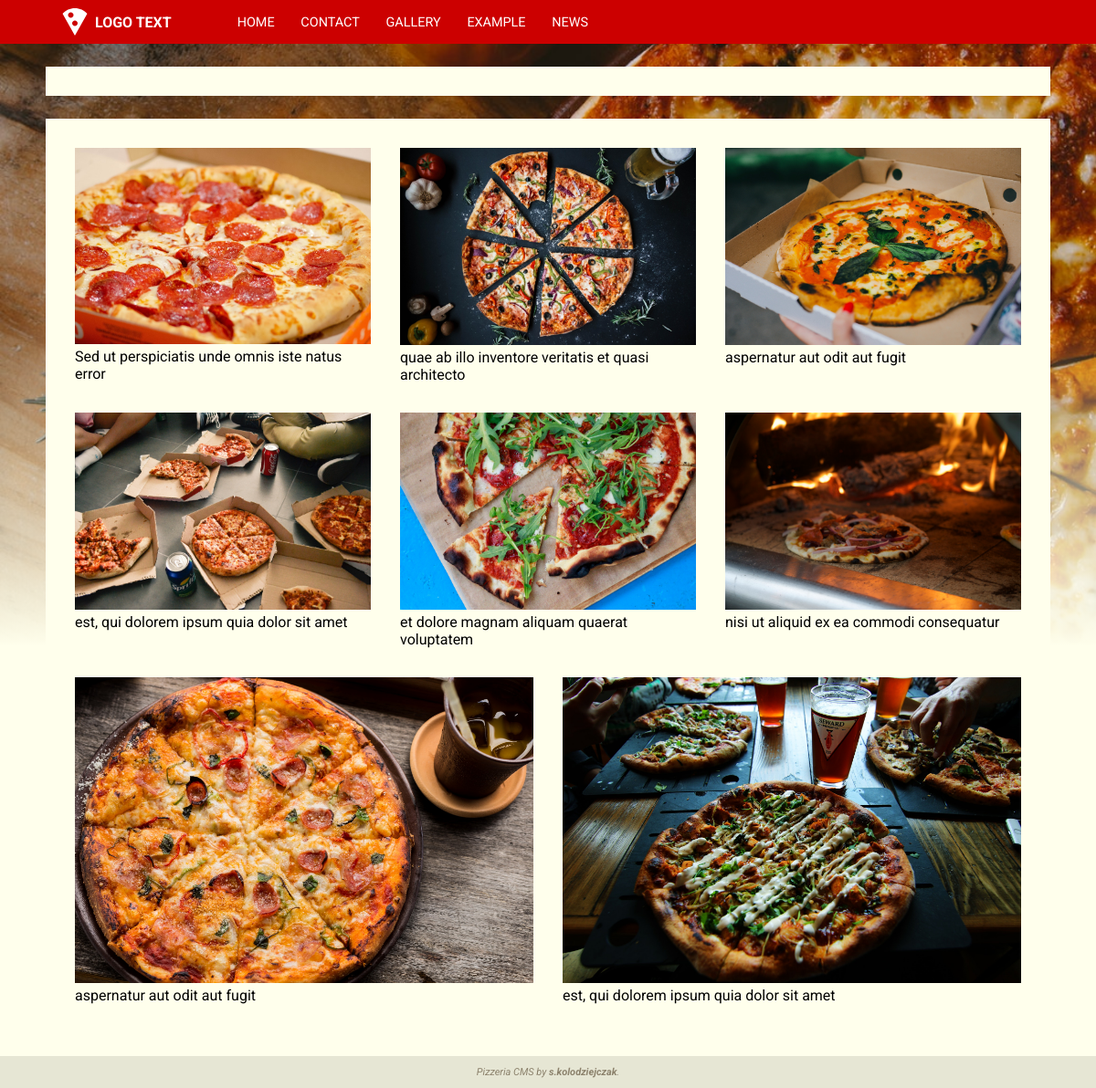
/page/gallery, run on an earlier commit of the app's database.
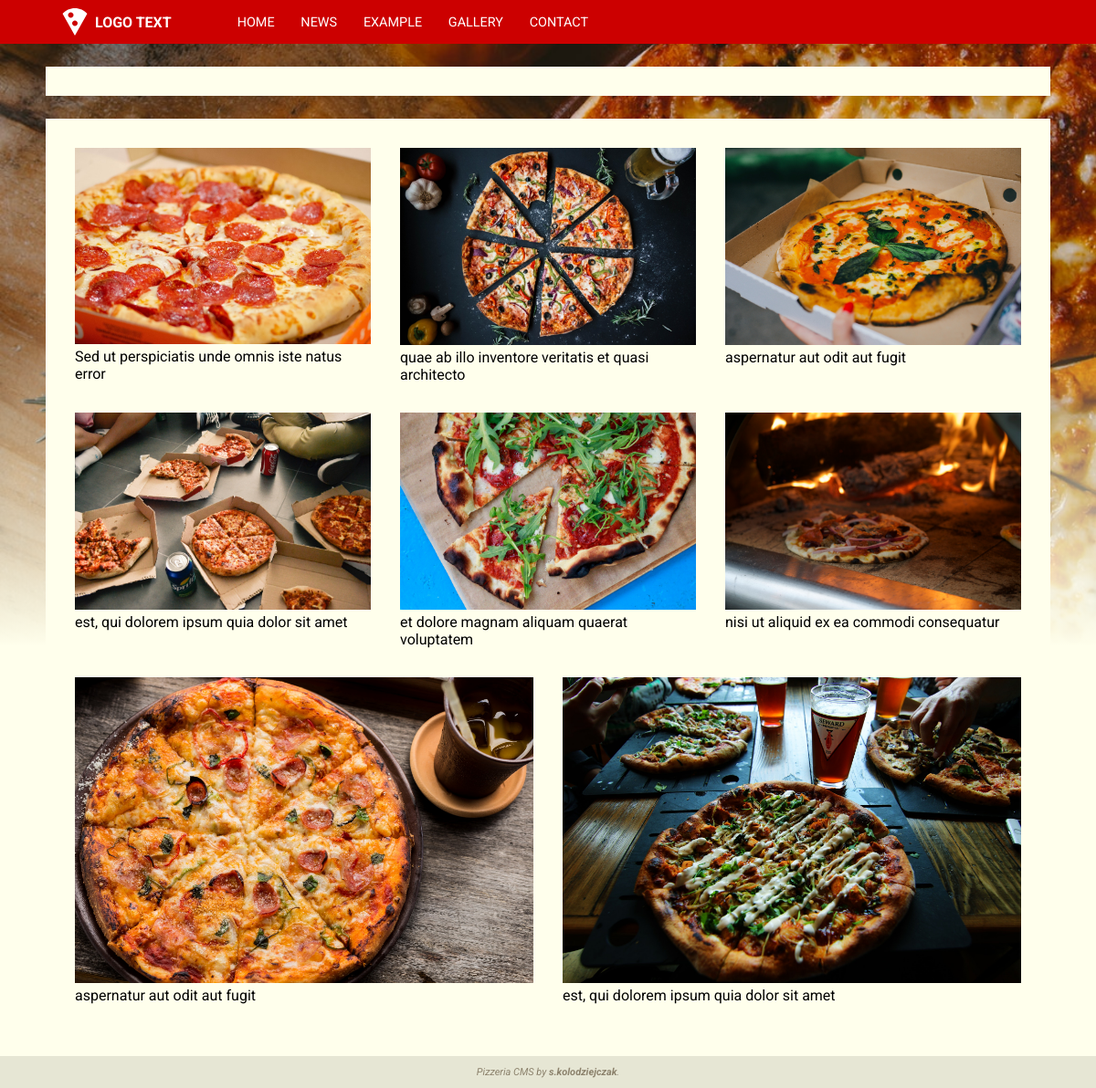
And on a later commit of the database.
### base/models.py (models this page shows, shortened)
class AppConfig(models.Model):
  title = models.CharField(max_length = 120)
  favicon = models.ImageField(blank = True, upload_to = 'config')
  logo_image = models.ImageField(blank = True, upload_to = 'config')
  logo_text =  models.CharField(blank = True, max_length = 40)
  homepage = models.ForeignKey(Navigation, on_delete = models.DO_NOTHING, blank = False, null = True)
  background_image = models.ImageField(blank = True, upload_to = 'config')
  background_color = RGBColorField()
  accent_color_1 = RGBColorField()
  accent_color_2 = RGBColorField()
  accent_color_3 = RGBColorField()
  text_color_1 = RGBColorField()
  text_color_2 = RGBColorField()
  small_font_size = models.IntegerField(default=11,validators=[
    MinValueValidator(6),
    MaxValueValidator(12)
  ])
  normal_font_size = models.IntegerField(default=14,validators=[
    MinValueValidator(12),
    MaxValueValidator(18)
  ])
  big_font_size = models.IntegerField(default=30,validators=[
    MinValueValidator(18),
    MaxValueValidator(36)
  ])

class Navigation(models.Model):
  url = models.SlugField(max_length = 40, unique = True)
  label = models.CharField(max_length = 50)
  subsite = models.ForeignKey(Subsite, on_delete = models.CASCADE, blank = False, null = True)
  sort = models.PositiveIntegerField(default = 0)
  application = models.CharField(max_length = 40, blank = True)
  visible = models.BooleanField(default = True, blank = False)
  class Meta(object):
    ordering = ['sort']

### gallery/models.py (models this page shows, shortened)
class Photo(models.Model):
  image = models.ImageField(upload_to = 'gallery')
  description = models.TextField(blank = True, max_length=100)
  pub_date = models.DateField(default = date.today)

### base/views.py (the view)
# urls.py: path('<slug:url>', views.index, name='index'),
def index(request, url, param = None):
  try:
    link = Navigation.objects.filter(visible = True, url = url)[:1].get()
    if(link.subsite is None):
      return views[link.application].index(request, param)
    else:
      return render(request, 'subsite/index.html', {
        'item': link.subsite
      })
  except ObjectDoesNotExist:
    raise Http404

### base/utils.py (called while the page is built)
def get_navigation():
  return Navigation.objects.order_by('sort')

def get_config():
  return AppConfig.objects.all()[:1].get()

def get_ad():
  try:
    return Ad.objects.all()[:1].get()
  except ObjectDoesNotExist:
    return None

def render(request, templateUrl, viewbag = {}):
    ad = get_ad()
    cfg = get_config()
    nav = get_navigation()
    return django_render(request, templateUrl, {
      'ad': ad,
      'cfg': cfg,
      'nav': nav,
      'viewbag': viewbag,
    })

### gallery/views.py (called while the page is built)
def index(request, param = None):
  photos = Photo.objects.all()
  return render(request, 'gallery/index.html', {
    'photos': photos
  })

### gallery/templates/gallery/index.html
{% extends "base/base.html" %}
{% load static %}
{% block styles %}
  <link rel="stylesheet" type="text/css" href="{% static 'gallery/styles/gallery.css' %}">
{% endblock %}
{% block content %}
  <div class="gallery">
  {% for photo in viewbag.photos %}
    <figure class="photo">
      <a class="photo__link" target="_blank" href="{{photo.image.url}}">
        <img class="photo__image"
            src="{{photo.image.url}}"
            alt="{{photo.description}}">
      </a>
      <span class="photo__desc">{{photo.description}}</span>
    </figure>
  {% endfor %}
  </div>
{% endblock %}

### base/templates/base/base.html (shortened to what this page needs)
{% extends "base/layout.html" %}
{% load static %}
{% block header %}
  <a class="logo" href="/">
    {% if cfg.logo_image %}
      <img class="logo__image" src="{{cfg.logo_image.url}}"/>
    {% endif %}
    <span class="logo__text">
      {{ cfg.logo_text }}
    </span>
  </a>
  <nav class="nav">
  {% for item in nav %}
    <a class="nav__link" href="{% url 'base:index' item.url %}">{{ item.label }}</a>
  {% endfor %}
  </nav>
{% endblock %}
{% block footer %}
  <p>Pizzeria CMS by <span class="bold">s.kolodziejczak</span>.</p>
{% endblock %}

### base/templates/base/layout.html (shortened to what this page needs)
{% load static %}
<!DOCTYPE html>
<html lang="en">
  <head>
    <link rel="stylesheet" type="text/css" href="{% static 'base/styles/layout.css' %}">
    <link rel="stylesheet" type="text/css" href="{% static 'base/styles/base.css' %}">
    {% block styles %}{% endblock %}
  </head>
  <body>
    <div class="page" style="background:{{ cfg.background_color }}">
      <header class="page__header">
        {% block header %}{% endblock %}
      </header>
      {% if ad %}
        <div class="page__ad">
        </div>
      {% endif %}
      <main class="page__content">
        {% block content %}{% endblock %}
      </main>
      <footer class="page__footer">
        {% block footer %}{% endblock %}
      </footer>
    </div>
  </body>
</html>

### base/static/base/styles/layout.css (style rules this page uses)
html, body { min-height: 100%; margin: 0; padding: 0; }
* { font-family: 'Roboto', sans-serif; }
.page { display: flex; flex-direction: column; min-height: 100%; margin: auto; }
.page__header, .page__nav, .page__footer { display: flex; }
.page__ad, .page__content { margin: 25px 50px; }
.page__content { flex: 1; margin-top: 50px; }
.page__ad + .page__content { margin-top: 0; }
.page__footer { min-height: 2em; }
.page__header, .page__ad, .page__content, .page__footer { z-index: 1; }

### base/static/base/styles/base.css (style rules this page uses)
.page__header { background: var(--accent-color-1); height: 3em; min-height: 3em; padding: 0 4em; }
.page__ad, .page__content { padding: 1em; background: var(--background-color); }
.page__footer { align-items: center; background: var(--background-color); color: var(--text-color-2); filter: brightness(90%); font-size: var(--small-font-size); font-style: italic; justify-content: center; }
.logo, .nav, .nav__link { align-items: center; display: flex; justify-content: center; }
.nav__link { margin: 0; padding: 0; height: 100%; }
.logo { color: var(--accent-color-3); font-size: var(--medium-font-size); font-weight: 700; outline: 0; text-decoration: none; }
.logo__image + .logo__text { margin-left: .25em; }
.nav { color: var(--accent-color-3); font-size: .9em; height: 100%; margin-left: 4em; }
.nav__link { text-transform: uppercase; text-decoration: none; color: inherit; outline: none; padding: 0 1em; background: var(--accent-color-1); }
.bold { font-weight: bolder; }

### gallery/static/gallery/styles/gallery.css (style rules this page uses)
.gallery { box-sizing: border-box; display: flex; flex-wrap: wrap; justify-content: space-between; }
.photo { flex: 1 0 calc(33% - 3em); box-sizing: border-box; margin: 1em; }
.photo__image { width: 100%; height: auto; }
.photo__desc { text-align: center; }

What changed in the data, as far as the page shows it:
changed Navigation "NEWS": moves up the list
changed Navigation "EXAMPLE": moves up the list
changed Navigation "GALLERY": moves down the list
